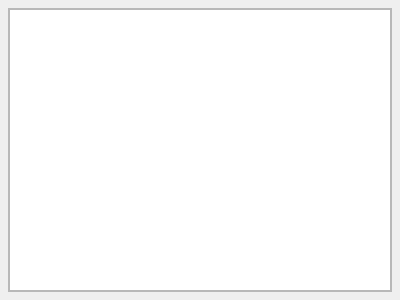
<?xml version="1.0" encoding="UTF-8"?>
<ui version="4.0">
 <class>OreAboutForm</class>
 <widget class="QWidget" name="OreAboutForm">
  <property name="geometry">
   <rect>
    <x>0</x>
    <y>0</y>
    <width>400</width>
    <height>300</height>
   </rect>
  </property>
  <property name="windowTitle">
   <string>About</string>
  </property>
  <layout class="QVBoxLayout" name="verticalLayout">
   <property name="margin">
    <number>8</number>
   </property>
   <item>
    <widget class="QScrollArea" name="scrollArea">
     <property name="widgetResizable">
      <bool>true</bool>
     </property>
     <widget class="QWidget" name="scrollAreaWidgetContents">
      <property name="geometry">
       <rect>
        <x>0</x>
        <y>0</y>
        <width>382</width>
        <height>282</height>
       </rect>
      </property>
      <layout class="QVBoxLayout" name="verticalLayout_2">
       <property name="margin">
        <number>0</number>
       </property>
       <item>
        <widget class="QTextBrowser" name="textBrowser">
         <property name="source">
          <url>
           <string>qrc:/doc/about.html</string>
          </url>
         </property>
         <property name="openExternalLinks">
          <bool>true</bool>
         </property>
        </widget>
       </item>
      </layout>
     </widget>
    </widget>
   </item>
  </layout>
 </widget>
 <resources/>
 <connections/>
</ui>
